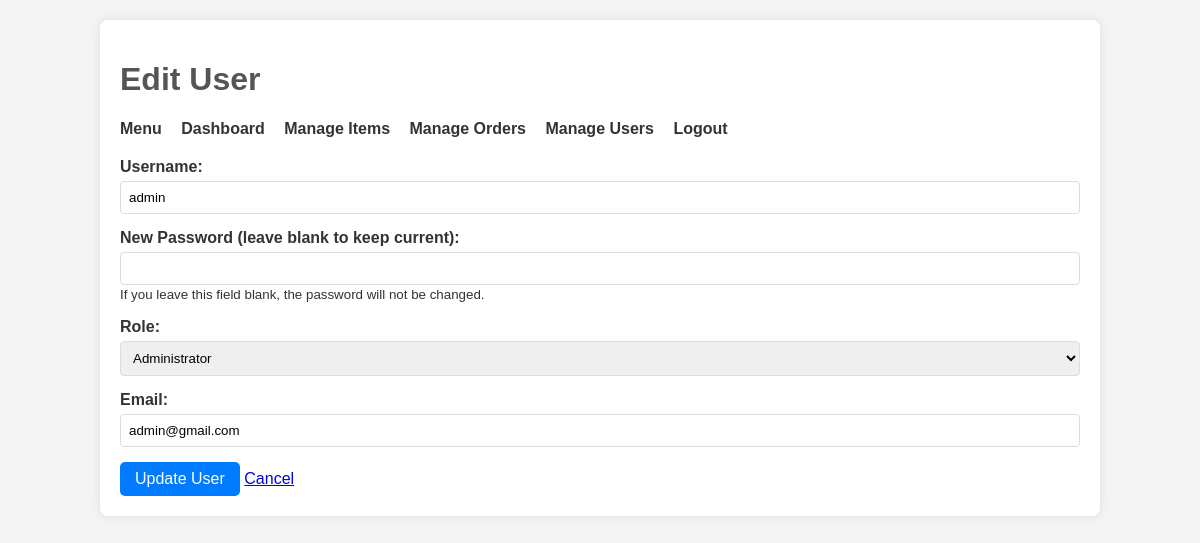
/admin/edit_user.php?id=1 (signed in), run on the app's committed database.
### tables this page shows
CREATE TABLE `users` (
  `id` int(11) NOT NULL,
  `username` varchar(100) NOT NULL,
  `password` varchar(255) NOT NULL,
  `role` varchar(50) NOT NULL,
  `email` varchar(100) DEFAULT NULL,
  `created_at` datetime DEFAULT current_timestamp(),
  `updated_at` datetime DEFAULT current_timestamp() ON UPDATE current_timestamp()
);

### admin/edit_user.php (the view, shortened to what this page needs)
<?php
require '../database.php';
if (isset($_GET['id']) && is_numeric($_GET['id'])) {
    $user_id = $_GET['id'];
    try {
        $stmt = $pdo->prepare("SELECT id, username, role, email FROM users WHERE id = :user_id");
        $stmt->bindParam(':user_id', $user_id);
        $stmt->execute();
        $user = $stmt->fetch(PDO::FETCH_ASSOC);
    } catch (PDOException $e) {
        die("Error fetching user: " . $e->getMessage());
    }
} else {
    die("Invalid user ID.");
}
?>
<!DOCTYPE html>
<html lang="en">
<head>
    <link rel="stylesheet" href="../css/style.css">
</head>
<body>
    <div class="container">
        <h1>Edit User</h1>
        <nav>
            <ul>
                <li><a href="../index.php">Menu</a></li>
                <li><a href="index.php">Dashboard</a></li>
                <li><a href="manage_items.php">Manage Items</a></li>
                <li><a href="manage_orders.php">Manage Orders</a></li>
                <li><a href="manage_users.php">Manage Users</a></li>
                <li><a href="../auth/logout.php">Logout</a></li>
            </ul>
        </nav>
        <form method="post">
            <div class="form-group">
                <label for="username">Username:</label>
                <input type="text" id="username" name="username" value="<?= htmlspecialchars($user['username']) ?>" required>
            </div>
            <div class="form-group">
                <label for="password">New Password (leave blank to keep current):</label>
                <input type="password" id="password" name="password">
                <small>If you leave this field blank, the password will not be changed.</small>
            </div>
            <div class="form-group">
                <label for="role">Role:</label>
                <select id="role" name="role" required>
                    <option value="administrator" <?= $user['role'] == 'administrator' ? 'selected' : '' ?>>Administrator</option>
                </select>
            </div>
            <div class="form-group">
                <label for="email">Email:</label>
                <input type="email" id="email" name="email" value="<?= htmlspecialchars($user['email'] ?: '') ?>">
            </div>
            <button type="submit">Update User</button>
            <a href="manage_users.php" class="button">Cancel</a>
        </form>
    </div>
</body>
</html>

### css/style.css (style rules this page uses)
body { font-family: sans-serif; margin: 20px; background-color: #f4f4f4; color: #333; }
.container { max-width: 960px; margin: 0 auto; background-color: #fff; padding: 20px; border-radius: 8px; box-shadow: 0 0 10px rgba(0, 0, 0, 0.1); }
h1, h2, h3 { color: #555; }
button { background-color: #007bff; color: white; border: none; padding: 8px 15px; border-radius: 5px; cursor: pointer; font-size: 1em; }
.form-group { margin-bottom: 15px; }
label { display: block; margin-bottom: 5px; font-weight: bold; }
input[type="text"], input[type="password"], input[type="email"], select { width: 100%; padding: 8px; border: 1px solid #ddd; border-radius: 4px; box-sizing: border-box; }
nav ul { list-style: none; padding: 0; margin-bottom: 20px; }
nav ul li { display: inline; margin-right: 15px; }
nav a { text-decoration: none; color: #333; font-weight: bold; }

### data on the page
users: username "admin", role "Administrator", email "admin@gmail.com"
